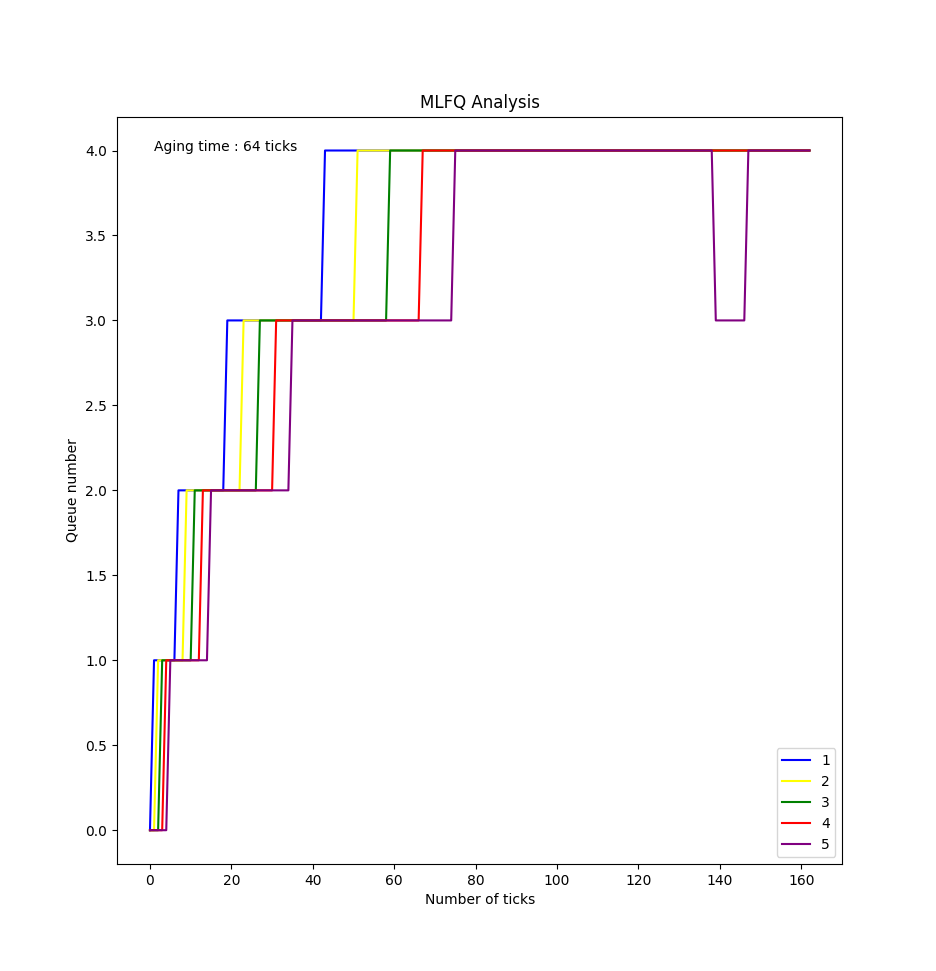

Write Python code to recreate this figure.
import matplotlib.pyplot as plt

x = list(range(0,163))
y1 = [0] + [1]*6 + [2]*12 + [3]*24 +[4]*48 + [4]*72
y2 = [0]*2 + [1]*7 + [2]*14 + [3]*28 +[4]*56 + [4]*56
y3 = [0]*3 + [1]*8 + [2]*16 + [3]*32 +[4]*64 + [4]*40
y4 = [0]*4 + [1]*9 + [2]*18 + [3]*36 +[4]*72 + [4]*24
y5 = [0]*5 + [1]*10 + [2]*20 + [3]*40 + [4]*64 +[3]*8 + [4]*16

plt.text(1,4,"Aging time : 64 ticks",fontsize=10)
plt.plot(x,y1, color='blue',label='1')
plt.plot(x,y2, color='yellow',label='2')
plt.plot(x,y3, color='green',label='3')
plt.plot(x,y4, color='red',label='4')
plt.plot(x,y5, color='purple',label='5')
plt.xlabel("Number of ticks")
plt.ylabel("Queue number")
plt.title("MLFQ Analysis")
plt.legend(loc="lower right")
plt.show()
